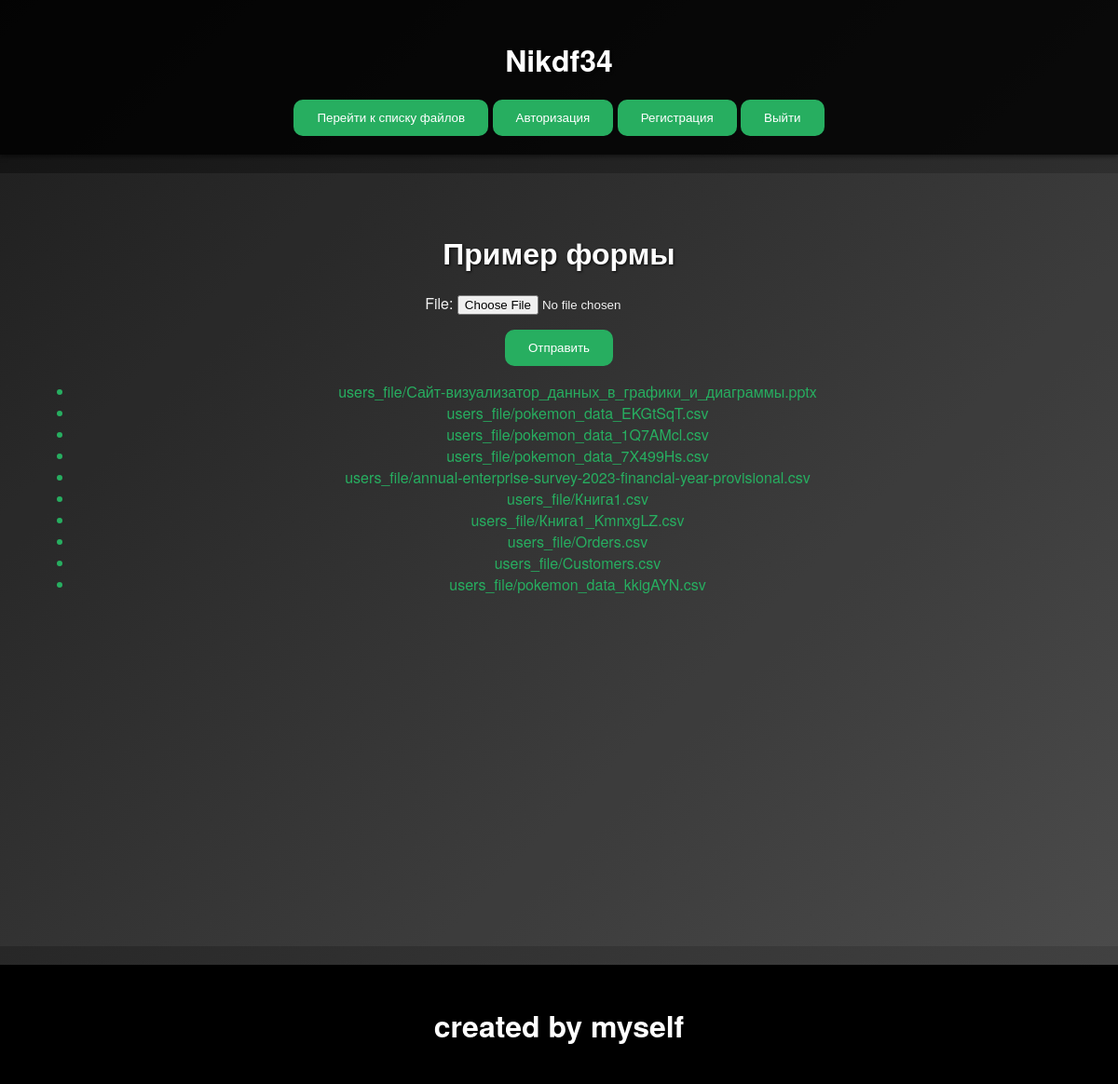
The page /add_file/ (signed in) on the database its author committed.
### first1site/models.py (models this page shows, shortened)
class NewUser(AbstractUser):
    pass

class UserFile(models.Model):
    user = models.ForeignKey('NewUser', on_delete=models.CASCADE)
    file = models.FileField(
        upload_to="users_file/",
        blank=True,
        null=True,
        validators=[v]
    )
    data = models.DateTimeField(auto_now_add=True)

### first1site/views.py (the view)
# urls.py: path('add_file/', views.load_file, name='load_file'),
def load_file(request):
    if request.method == 'POST' and request.FILES['file']:
        form = UserFileForm(request.POST, request.FILES)
        if form.is_valid():
            userfile = form.save(commit=False)
            userfile.user = request.user
            userfile.save()
            messages.success(request, "Форма успешно отправлена!")
        elif not form.is_valid():
            print(form.errors)
            messages.error(request, "Разрешены только CSV файлы!")
        return HttpResponseRedirect(request.path)
    else:
        form = UserFileForm()
    all_files = UserFile.objects.filter(user=request.user)
    return render(request, 'file_form.html', {'file_form': form, 'all_files': all_files})

### first1site/forms.py
class UserFileForm(forms.ModelForm):
    class Meta:
        model = UserFile
        fields = ['file']

### first1site/templates/file_form.html (shortened to what this page needs)
{% extends "base.html" %}
{% load static %}
{% block content%}
    <h1>Пример формы</h1>
    <form method="post" enctype="multipart/form-data">
        {{ file_form.as_p}}
        <button type="submit">Отправить</button>
    </form>
    <ul>
        {% if user.is_authenticated %}
        {% for file in all_files %}
        <a href="/add_file/{{file.id}}"><li>{{file.file}}</li>
        {% endfor %}
        {% endif %}
    </ul>
{%endblock%}

### first1site/templates/base.html (shortened to what this page needs)
{% load static %}
<!DOCTYPE html>
<html lang="ru">
<head>
    <link rel="stylesheet" href="{% static 'css/style.css' %}">
</head>
<body>
    <div id = 'header'>
        <h1>{{user.username}}</h1>
        {% if user.is_authenticated %}
        <a href="{% url 'load_file' %}">
            <button>Перейти к списку файлов</button>
        </a>
        {% endif %}
        <a href="{% url 'login' %}">
            <button>Авторизация</button>
        </a>
        <a href="{% url 'registration' %}">
            <button>Регистрация</button>
        </a>
        {% if user.is_authenticated %}
        <a href="{% url 'logout' %}">
            <button>Выйти</button>
        </a>
        {% endif %}
    </div>
    <div id='main'>
        {% block content%}
        {%endblock%}
    </div>
    <div id = 'footer'><h1>created by myself</h1> </div>
</body>
</html>

### first1site/static/css/style.css (style rules this page uses)
body { font-family: 'Helvetica Neue', Arial, sans-serif; background: linear-gradient(135deg, #111, #444); color: #f1f1f1; margin: 0; padding: 0; text-align: center; }
#header { background: rgba(0, 0, 0, 0.8); padding: 20px; box-shadow: 0 2px 5px rgba(0, 0, 0, 0.5); margin-bottom: 20px; }
#main { background: rgba(255, 255, 255, 0.05); min-height: 750px; padding: 40px; }
#footer { background: #000; color: #fff; padding: 20px; margin-top: 20px; }
h1, h2, h3 { color: #fff; margin-bottom: 20px; text-shadow: 1px 1px 3px rgba(0,0,0,0.8); }
button { background-color: #27ae60; color: #fff; border: none; border-radius: 10px; padding: 12px 25px; cursor: pointer; transition: background-color 0.3s ease, transform 0.3s ease; }
a { color: #27ae60; text-decoration: none; transition: color 0.3s ease; }
div { margin: 0; padding: 0; }

### rows shown on the page
NewUser: username "Nikdf34"
UserFile: file "users_file/Сайт-визуализатор_данных_в_графики_и_диаграммы.pptx"
UserFile: file "users_file/pokemon_data_EKGtSqT.csv"
UserFile: file "users_file/pokemon_data_1Q7AMcl.csv"
UserFile: file "users_file/pokemon_data_7X499Hs.csv"
UserFile: file "users_file/annual-enterprise-survey-2023-financial-year-provisional.csv"
UserFile: file "users_file/Книга1.csv"
UserFile: file "users_file/Книга1_KmnxgLZ.csv"
UserFile: file "users_file/Orders.csv"
UserFile: file "users_file/Customers.csv"
UserFile: file "users_file/pokemon_data_kkigAYN.csv"
